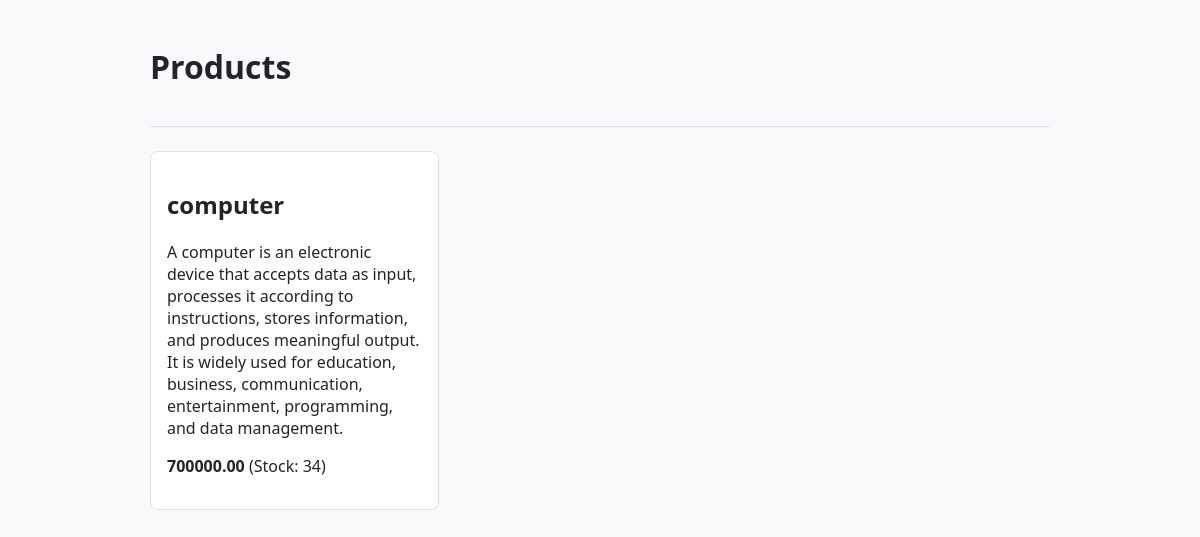
The page / on the database its author committed.
### shop/models.py (models this page shows, shortened)
class Product(models.Model):
    name = models.CharField(max_length=120)
    description = models.TextField(blank=True)
    price = models.DecimalField(max_digits=10, decimal_places=2)
    stock = models.PositiveIntegerField(default=0)
    is_available = models.BooleanField(default=True)
    created_at = models.DateTimeField(auto_now_add=True)

### shop/views.py (the view)
# urls.py: path("", views.product_list, name="product_list"),
def product_list(request):
    products = Product.objects.filter(is_available=True, stock__gt=0)
    return render(request, "shop/product_list.html", {"products": products})

### shop/templates/shop/product_list.html (shortened to what this page needs)
{% load static %}
<!DOCTYPE html>
<html>
<head>
  <link rel="stylesheet" href="{% static 'shop/styles.css' %}">
</head>
<body>
  <header>
    <h1>Products</h1>
  </header>
  <div class="grid">
    {% for product in products %}
    <article>
      <h2>{{ product.name }}</h2>
      <p>{{ product.description }}</p>
      <p><strong>{{ product.price }}</strong> (Stock: {{ product.stock }})</p>
    </article>
    {% empty %}
    <p>No products are available yet.</p>
    {% endfor %}
  </div>
</body>
</html>

### shop/static/styles.css (style rules this page uses)
body { font-family: system-ui, -apple-system, sans-serif; max-width: 900px; margin: 0 auto; padding: 1.5rem; background: #f8f9fa; color: #212529; }
header { display: flex; justify-content: space-between; align-items: center; padding-bottom: 1rem; border-bottom: 1px solid #dee2e6; margin-bottom: 1.5rem; }
.grid { display: grid; grid-template-columns: repeat(auto-fill, minmax(240px, 1fr)); gap: 1rem; }
article { background: #fff; padding: 1rem; border: 1px solid #dee2e6; border-radius: 8px; }

### rows shown on the page
Product: name "computer", description "A computer is an electronic device that accepts data as input, processes it according to instructions, stores information, and produces meaningful output. It is widely used for education, business, communication, entertainment, programming, and data management.", price "700000.00", stock "34"
